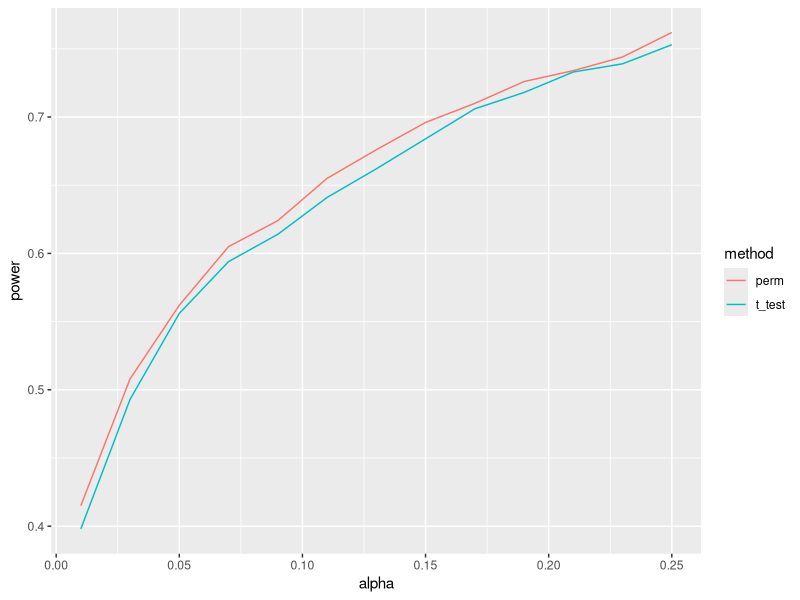

This figure's R source:
### Trials for comparing statistical power between t-test and test through balanced permutation
### This simulation assumes that both groups follow beta distribution

# Number of replications
rep <- 1000
# Number of samples drawn to get empirical distribution
m <- 10000
# Nominal significance level
alpha <- seq(0.01, 0.25, by = 0.02)
# Number of samples in each group
n <- 4
# Shape 1 for both groups
a <- 10
# Shape 2 for each group
b_1 <- 10
b_2 <- 25

# Simulate control group and treatment group and repeat 'rep' times
control <- replicate(rep, rbeta(n, a, b_1))
treat <- replicate(rep, rbeta(n, a, b_2))
control <- apply(control, 2, FUN = function(x) x/sd(x))
treat <- apply(treat, 2, FUN = function(x) x/sd(x))
dat <- rbind(control, treat)

# Construct all the permutations (half when each group has equal number of samples based on symmetry)
# Randomly pick one from all the balanced permutations
perms <- combn(2*n, n)
perms <- perms[, seq_len(ncol(perms)/2)]
idx <- which(apply(perms, 2, FUN = function(x) sum(x %in% (1:n)) == floor(n/2)))
perm <- perms[, sample(idx, 1)]

##########################################################
###############     Two-sample t-test     ################    
##########################################################

stat_t_test <- unlist(lapply(1:rep, FUN = function(x, control, treat) 
  t.test(control[, x], treat[, x])$statistic, control = control, treat = treat))
p_val_t_test <- unlist(lapply(1:rep, FUN = function(x, control, treat) 
  t.test(control[, x], treat[, x])$p.value, control = control, treat = treat))
power_t_test <- unlist(lapply(alpha, FUN = function(x, p_val) sum(p_val <= x)/rep, p_val = p_val_t_test))

##########################################################
#######    Heuristic balanced permutation test    ########    
##########################################################
mu2_heuristic <- 0.5
J <- rpois(m, n/4*(mu2_heuristic)^2)
t_sam <- rt(m, df = 2*n - 2 + 2*J)
# Draw samples from the supposed distribution for the balanced permuted statistic given heuristic alt mean
emp_alt <- sqrt((2*n - 2)/(2*n - 2 + 2*J))*t_sam
alt_ecdf <- ecdf(abs(emp_alt))

p_val_perm <- 1 - alt_ecdf(abs(stat_t_test))
power_perm <-  unlist(lapply(alpha, FUN = function(x, p_val) sum(p_val <= x)/rep, p_val = p_val_perm))

##########################################################
#######      Compare the power of two methods     ########    
##########################################################
library(ggplot2)
plot_data <- data.frame(matrix(0, ncol = 3, nrow = 2*length(alpha)))
plot_data[, 1] <- rep(alpha, 2)
plot_data[, 2] <- c(power_t_test, power_perm)
plot_data[, 3] <- c(rep("t_test", length(alpha)), rep("perm", length(alpha)))

colnames(plot_data) <- c("alpha", "power", "method")

ggplot(data = plot_data, aes(x = alpha, y = power, color = method)) + geom_line()
